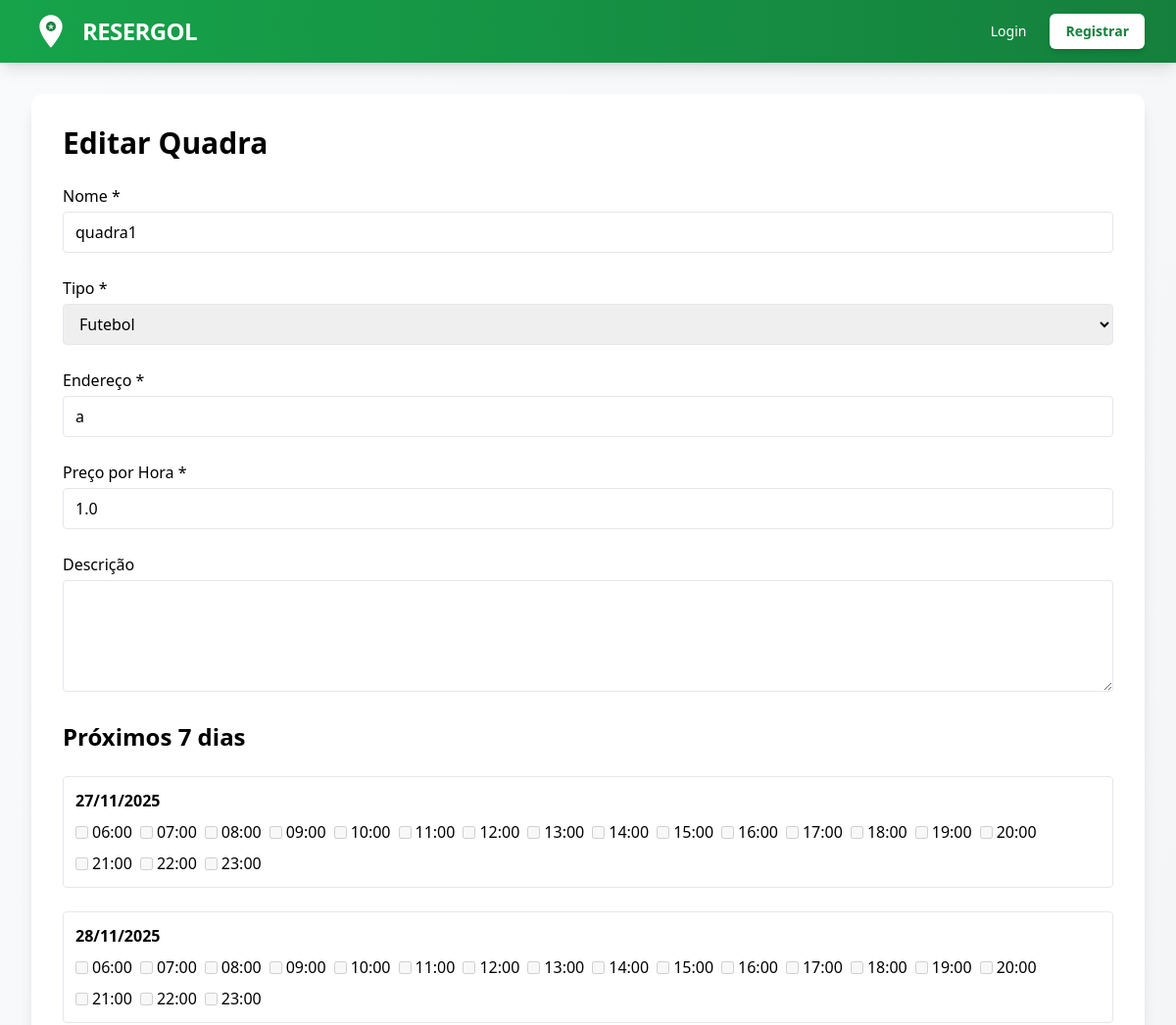
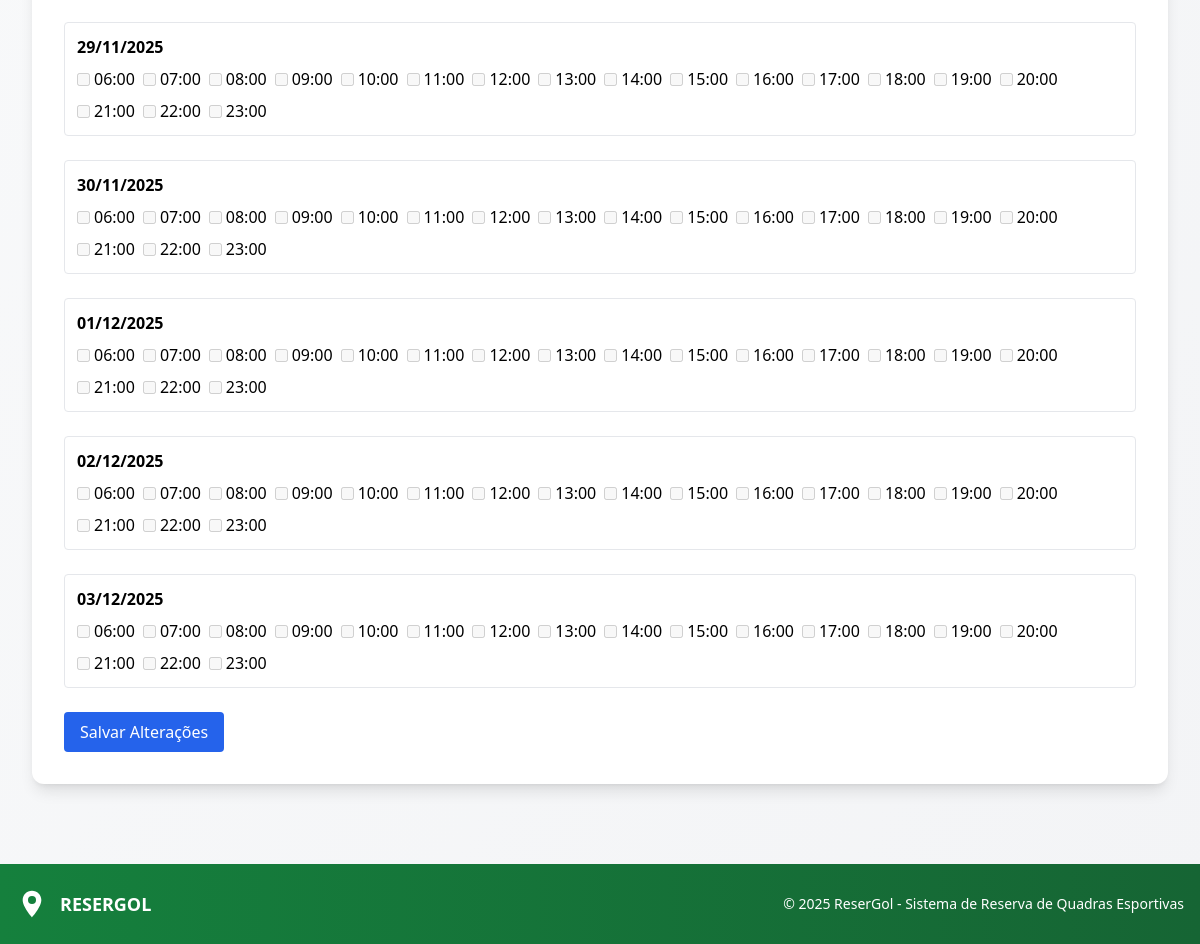
Page /editar-quadra/1 on the committed database (2 pictures, top to bottom).
### models/quadra_model.py (models this page shows, shortened)
class Quadra(db.Model):
    __tablename__ = "quadra"
    id = db.Column(db.Integer, primary_key=True)
    nome = db.Column(db.String(100), nullable=False)
    endereco = db.Column(db.String(200), nullable=False)
    tipo = db.Column(db.String(50), nullable=False)
    descricao = db.Column(db.Text)
    preco_hora = db.Column(db.Float, nullable=False)
    ativa = db.Column(db.Boolean, default=True)
    dono_id = db.Column(db.Integer, db.ForeignKey('usuario.id'), nullable=False)
    criado_em = db.Column(db.DateTime, default=db.func.current_timestamp())
    datas_disponiveis = db.relationship(
        "DataDisponivel",
        backref="quadra",
        cascade="all, delete-orphan",
        lazy="dynamic",
        order_by="DataDisponivel.data"
    )

### app.py (the view, shortened to what this page needs)
@app.route("/editar-quadra/<int:quadra_id>", methods=["GET", "POST"])
def editar_quadra(quadra_id):
    quadra = Quadra.query.get_or_404(quadra_id)
    proximos_dias = [date.today() + timedelta(days=i) for i in range(7)]
    datas = []
    horarios = {}
    for d in proximos_dias:
        data_obj = DataDisponivel.query.filter_by(quadra_id=quadra.id, data=d).first()
        if not data_obj:
            data_obj = DataDisponivel(quadra_id=quadra.id, data=d)
        datas.append(data_obj)
        if data_obj.id:
            horarios[d] = HorarioDisponivel.query.filter_by(data_id=data_obj.id).all()
        else:
            horarios[d] = [HorarioDisponivel(horario=f"{h:02d}:00") for h in range(6, 24)]
    return render_template(
        "quadras/editar.html",
        quadra=quadra,
        datas=datas,
        horarios=horarios
    )

### templates/quadras/editar.html (shortened to what this page needs)
{% extends "base.html" %}
{% block content %}
<h2 class="text-3xl font-bold mb-6">Editar Quadra</h2>
<form method="POST" class="space-y-6">
    <div>
        <label class="block font-medium mb-1">Nome *</label>
        <input type="text" name="nome" value="{{ quadra.nome }}" required
               class="w-full px-3 py-2 border rounded">
    </div>
    <div>
        <label class="block font-medium mb-1">Tipo *</label>
        <select name="tipo" required class="w-full px-3 py-2 border rounded">
            <option value="futebol" {% if quadra.tipo=='futebol' %}selected{% endif %}>Futebol</option>
        </select>
    </div>
    <div>
        <label class="block font-medium mb-1">Endereço *</label>
        <input type="text" name="endereco" value="{{ quadra.endereco }}" required
               class="w-full px-3 py-2 border rounded">
    </div>
    <div>
        <label class="block font-medium mb-1">Preço por Hora *</label>
        <input type="number" name="preco_hora" step="0.01" value="{{ quadra.preco_hora }}" required
               class="w-full px-3 py-2 border rounded">
    </div>
    <div>
        <label class="block font-medium mb-1">Descrição</label>
        <textarea name="descricao" rows="4" class="w-full px-3 py-2 border rounded">{{ quadra.descricao }}</textarea>
    </div>
    <h3 class="text-2xl font-bold mt-6 mb-2">Próximos 7 dias</h3>
    {% for data in datas %}
        <div class="mb-4 p-3 border rounded">
            <strong>{{ data.data.strftime('%d/%m/%Y') }}</strong>
            <div class="mt-2 flex flex-wrap gap-2">
                {% for h in horarios[data.data] %}
                    <label class="inline-flex items-center">
                        {% if h.id %}
                            <input type="checkbox" name="horarios_excluir" value="{{ h.id }}" class="mr-1">
                        {% else %}
                            <input type="checkbox" disabled class="mr-1">
                        {% endif %}
                        {{ h.horario }}
                    </label>
                {% endfor %}
            </div>
        </div>
    {% endfor %}
    <button type="submit" class="mt-4 px-4 py-2 bg-blue-600 text-white rounded">Salvar Alterações</button>
</form>
{% endblock %}

### rows in the picture
Quadra: nome "quadra1", tipo "Futebol", endereco "a", preco_hora "1.0"

### other values in the picture
{{ data.data.strftime('%d/%m/%Y') }} "27/11/2025" "28/11/2025" "29/11/2025" "30/11/2025" "01/12/2025" "02/12/2025" "03/12/2025"
{{ h.horario }} "06:00" "07:00" "08:00" "09:00" "10:00" "11:00" "12:00" "13:00" "14:00" "15:00" "16:00" "17:00" "18:00" "19:00" "20:00" "21:00" "22:00" "23:00" "06:00" "07:00" "08:00" "09:00" "10:00" "11:00" "12:00" "13:00" "14:00" "15:00" "16:00" "17:00" "18:00" "19:00" "20:00" "21:00" "22:00" "23:00" "06:00" "07:00" "08:00" "09:00" "10:00" "11:00" "12:00" "13:00" "14:00" "15:00" "16:00" "17:00" "18:00" "19:00" "20:00" "21:00" "22:00" "23:00" "06:00" "07:00" "08:00" "09:00" "10:00" "11:00" "12:00" "13:00" "14:00" "15:00" "16:00" "17:00" "18:00" "19:00" "20:00" "21:00" "22:00" "23:00" "06:00" "07:00" "08:00" "09:00" "10:00" "11:00" "12:00" "13:00" "14:00" "15:00" "16:00" "17:00" "18:00" "19:00" "20:00" "21:00" "22:00" "23:00" "06:00" "07:00" "08:00" "09:00" "10:00" "11:00" "12:00" "13:00" "14:00" "15:00" "16:00" "17:00" "18:00" "19:00" "20:00" "21:00" "22:00" "23:00" "06:00" "07:00" "08:00" "09:00" "10:00" "11:00" "12:00" "13:00" "14:00" "15:00" "16:00" "17:00" "18:00" "19:00" "20:00" "21:00" "22:00" "23:00"
